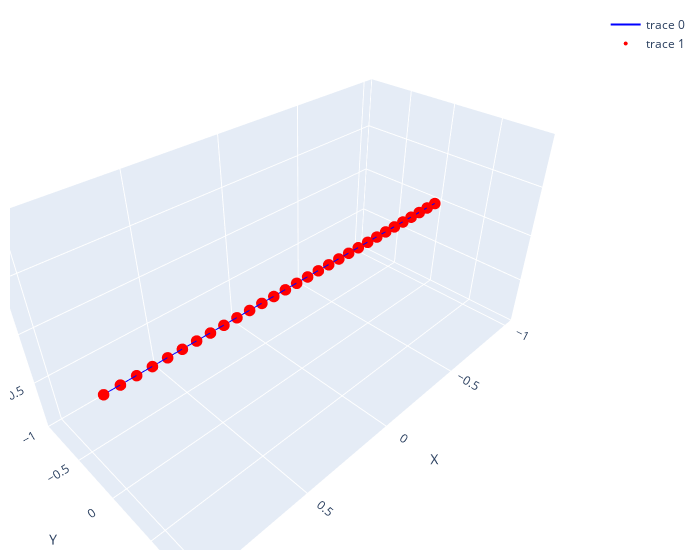

The code cell stored with this chart in its notebook:
### Code cell
x_line, y_line, z_line, edges_line = generate_line_points_and_edges(30)
visualize_points_and_edges(x_line, y_line, z_line, edges_line)

### Figure 1 — Plotly figure (JSON) as saved in the notebook; plotly's stock layout.template omitted (floating-point values rounded to 4 significant figures)
{"data": [{"line": {"color": "blue", "width": 2}, "mode": "lines", "type": "scatter3d", "x": [-1, -0.931, null, -0.931, -0.8621, null, -0.8621, -0.7931, null, -0.7931, -0.7241, null, -0.7241, -0.6552, null, -0.6552, -0.5862, null, -0.5862, -0.5172, null, -0.5172, -0.4483, null, -0.4483, -0.3793, null, -0.3793, -0.3103, null, -0.3103, -0.2414, null, -0.2414, -0.1724, null, -0.1724, -0.1034, null, -0.1034, -0.03448, null, -0.03448, 0.03448, null, 0.03448, 0.1034, null, 0.1034, 0.1724, null, 0.1724, 0.2414, null, 0.2414, 0.3103, null, 0.3103, 0.3793, null, 0.3793, 0.4483, null, 0.4483, 0.5172, null, 0.5172, 0.5862, null, 0.5862, 0.6552, null, 0.6552, 0.7241, null, 0.7241, 0.7931, null, 0.7931, 0.8621, null, 0.8621, 0.931, null, 0.931, 1, null], "y": [0, 0, null, 0, 0, null, 0, 0, null, 0, 0, null, 0, 0, null, 0, 0, null, 0, 0, null, 0, 0, null, 0, 0, null, 0, 0, null, 0, 0, null, 0, 0, null, 0, 0, null, 0, 0, null, 0, 0, null, 0, 0, null, 0, 0, null, 0, 0, null, 0, 0, null, 0, 0, null, 0, 0, null, 0, 0, null, 0, 0, null, 0, 0, null, 0, 0, null, 0, 0, null, 0, 0, null, 0, 0, null, 0, 0, null], "z": [0, 0, null, 0, 0, null, 0, 0, null, 0, 0, null, 0, 0, null, 0, 0, null, 0, 0, null, 0, 0, null, 0, 0, null, 0, 0, null, 0, 0, null, 0, 0, null, 0, 0, null, 0, 0, null, 0, 0, null, 0, 0, null, 0, 0, null, 0, 0, null, 0, 0, null, 0, 0, null, 0, 0, null, 0, 0, null, 0, 0, null, 0, 0, null, 0, 0, null, 0, 0, null, 0, 0, null, 0, 0, null, 0, 0, null]}, {"marker": {"color": "red", "size": 4}, "mode": "markers", "type": "scatter3d", "x": [-1, -0.931, -0.8621, -0.7931, -0.7241, -0.6552, -0.5862, -0.5172, -0.4483, -0.3793, -0.3103, -0.2414, -0.1724, -0.1034, -0.03448, 0.03448, 0.1034, 0.1724, 0.2414, 0.3103, 0.3793, 0.4483, 0.5172, 0.5862, 0.6552, 0.7241, 0.7931, 0.8621, 0.931, 1], "y": [0, 0, 0, 0, 0, 0, 0, 0, 0, 0, 0, 0, 0, 0, 0, 0, 0, 0, 0, 0, 0, 0, 0, 0, 0, 0, 0, 0, 0, 0], "z": [0, 0, 0, 0, 0, 0, 0, 0, 0, 0, 0, 0, 0, 0, 0, 0, 0, 0, 0, 0, 0, 0, 0, 0, 0, 0, 0, 0, 0, 0]}], "layout": {"margin": {"b": 10, "l": 10, "r": 20, "t": 10}, "scene": {"xaxis": {"title": {"text": "X"}}, "yaxis": {"title": {"text": "Y"}}, "zaxis": {"title": {"text": "Z"}}}, "width": 700}}
